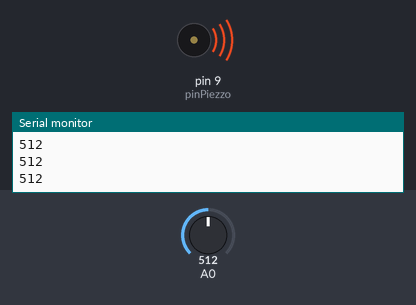
A sketch run on a simulated Arduino Uno, built with avr-gcc and run on an emulated ATmega328P. On the bench: buzzer (waves = sounding), the last lines printed to the serial monitor. The inputs (shaded band) are chosen by the test bench; at power-on: A0 = 512.

Above: at 1.2 s.
1.3 s: A0 set to 491
At 2.3 s:
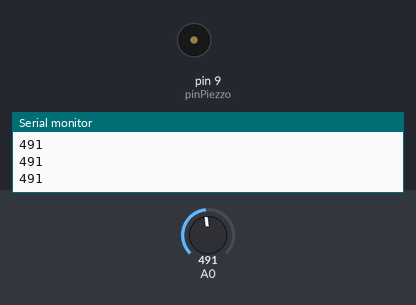
2.8 s: A0 set to 511
At 3.5 s:
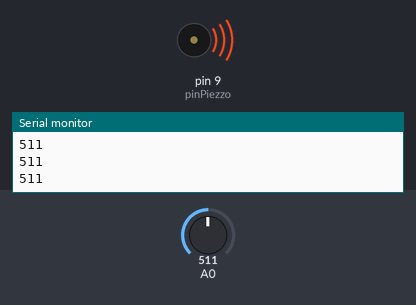
4.3 s: A0 set to 495
At 4.6 s:
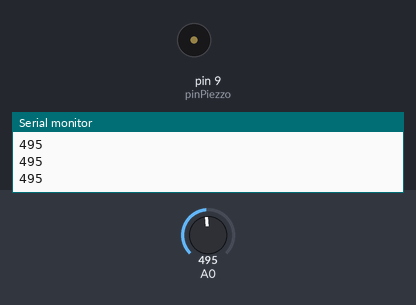
Timing chart, 0 to 7.3 s (numbered marks = the images above; inputs shaded):
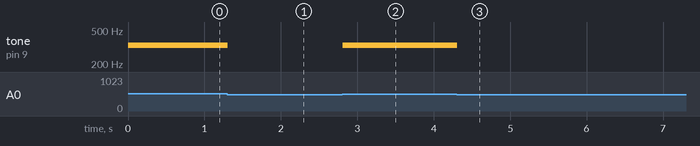

Measured:
- the behaviour switches between 505 and 504 on A0 (found by bisection; images 0 and 1)
- after the input at 1.3 s, tone on pin 9 (pinPiezzo): 330 Hz → silent at once
- after the input at 2.8 s, tone on pin 9 (pinPiezzo): silent → 330 Hz at once
- after the input at 4.3 s, tone on pin 9 (pinPiezzo): 330 Hz → silent at once

The sketch:

sketch30.ino
```cpp
/* Prof. Michele Maffucci
   18.03.2014

   Realizzazione Theremin comandato
   dalla luce.

   Tratto dall'esempio:  Examples > 10.StarterKit > p07_Keyboard

   Questo codice è di dominio pubblico
*/

// array delle frequenze delle note
// c, d, e, f
int notes[] = {262, 294, 330, 349};

int pinPiezzo = 9;

void setup() {
  // inizializzazione seriale
  Serial.begin(9600);
  pinMode(pinPiezzo, OUTPUT);
}

void loop() {
  // variabile locale in cui memorizzare i valori sul pin A0
  int keyVal = analogRead(A0);
  // stampa i valori di A0 sulla Serial Monitor
  Serial.println(keyVal);

  // suona la nota corrispondente a ciascun valore di A0
  if(keyVal == 1023){
    // emette la prima nota sul pin 8 presente nell'array
    tone(pinPiezzo, notes[0]);
  }
  else if(keyVal >= 990 && keyVal <= 1010){
    // emette la seconda nota sul pin 8 presente nell'array
    tone(pinPiezzo, notes[1]);
  }
  else if(keyVal >= 505 && keyVal <= 515){
    // emette la terza bota sul pin 8 presente nell'array
    tone(pinPiezzo, notes[2]);
  }
  else if(keyVal >= 5 && keyVal <= 10){
    // emette la quarta nota sul pin 8 presente nell'array
    tone(pinPiezzo, notes[3]);
  }
  else{
    // se i valori sono fuori dall'intervallo non emette suoni
    noTone(pinPiezzo);
  }
}
```
